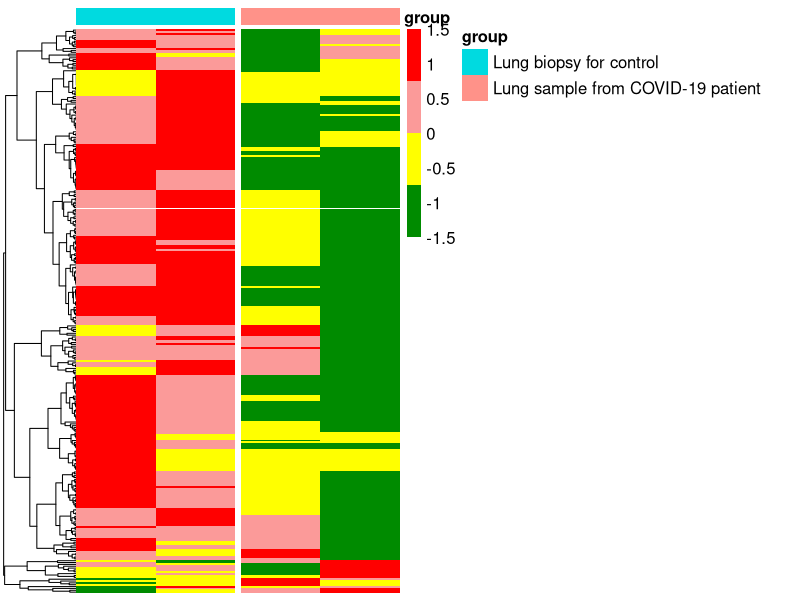

This figure's R source:
## ---- chunk 1


rm(list = ls())
rt=read.table("lung_Ubi.txt",sep="\t",header=T,check.names=F,row.names = 1)    
rt1=rt[,-1]
rt1=t(rt1)
rt1=log2(rt1+1)
rt2=rt1[rowMeans(rt1)>0,]
library(ggpubr)
library(pheatmap)
Type=as.data.frame(rt[,1])
colnames(Type)=c("group")
rownames(Type)=colnames(rt1)
summary(factor(Type[,1]))
colP<-c('green4',
        'yellow','#FB9A99',   'red')
pdf(file = "heatmap.pdf",width = 6,height =7)
pheatmap(rt2, annotation_col=Type,gaps_col = c(2),
         color =colP,
         cluster_rows = T,
         cluster_cols =F,
         fontsize=12,
         fontsize_row=8,
          scale="row",
         show_colnames=F,
        show_rownames=F,
         fontsize_col=3)
dev.off()
## ---- chunk 2
summary(cars)
## ---- chunk 3
plot(pressure)
